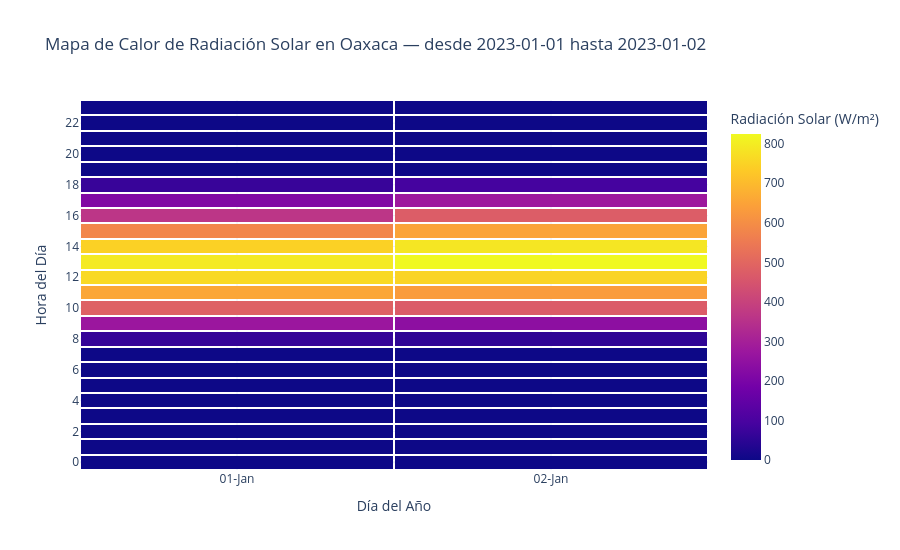

The notebook cell this image was saved under:
### Code cell
def grafica_mapa_calor_universal(estado, nombre_estado, variable="t2m_celsius", fecha_inicio=None, fecha_fin=None):
    """Genera un mapa de calor personalizable para las variables "t2m_celsius" y "ssrd_watts".
    
    Permite filtrar por rangos de fechas o graficar de forma automática todo el año si no se especifican fechas.

    Args:
        estado (xarray.Dataset): Conjunto de datos climáticos del lugar a gráficar.
        nombre_estado (str): Nombre de la entidad federativa para el título.
        variable (str, optional): Variable a graficar ("t2m_celsius" o "ssrd_watts"). Defaults to "t2m_celsius".
        fecha_inicio (str, optional): Fecha inicial en formato 'YYYY-MM-DD'. Defaults to None.
        fecha_fin (str, optional): Fecha final en formato 'YYYY-MM-DD'. Defaults to None.
    """
    if "ssrd_watts" in variable:
        titulo_var = "Radiación Solar"
        unidad = "W/m²"
        escala_colores = "Plasma"
        hover_texto = f"Radiación: %{{z:.1f}} {unidad}"
    else:
        titulo_var = "Temperatura"
        unidad = "°C"
        escala_colores = [
            [0.0, "rgb(69, 117, 180)"],  
            [0.5, "rgb(254, 224, 144)"],  
            [1.0, "rgb(215, 48, 39)"]
        ]
        hover_texto = f"Temperatura: %{{z:.1f}} {unidad}"

    promedio = estado[variable].mean(dim=["latitude", "longitude"])
    estado = promedio.to_dataframe(name="valor").reset_index()
    
    estado = aplicar_hora_local_mx(estado, nombre_estado, columna_tiempo="time")
    
    estado["Fecha"] = estado["time"].dt.strftime('%d-%b') 
    estado["Hora"] = estado["time"].dt.hour
    
    if fecha_inicio and fecha_fin:
        limite_inicio = pd.to_datetime(fecha_inicio).date()
        limite_fin = pd.to_datetime(fecha_fin).date()
        estado = estado[(estado['time'].dt.date >= limite_inicio) & (estado['time'].dt.date <= limite_fin)].copy()
        titulo_fecha = f"desde {fecha_inicio} hasta {fecha_fin}"
    elif fecha_inicio:
        limite_inicio = pd.to_datetime(fecha_inicio).date()
        estado = estado[estado['time'].dt.date >= limite_inicio].copy()
        titulo_fecha = f"desde {fecha_inicio}"
    else:
        titulo_fecha = "Año Completo (2023)"

    columna_hora = estado.pivot_table(
        index="Hora", 
        columns="Fecha", 
        values="valor", 
        aggfunc="mean"
    )
    
    columnas_ordenadas = sorted(columna_hora.columns, key=lambda x: pd.to_datetime(x + '-2023', format='%d-%b-%Y'))
    columna_hora = columna_hora[columnas_ordenadas]

    fig = go.Figure(
        go.Heatmap(
            x=columna_hora.columns,   
            y=columna_hora.index,     
            z=columna_hora.values,    
            colorscale=escala_colores,
            xgap=1 if len(columna_hora.columns) > 31 else 2, 
            ygap=2,   
            colorbar=dict(title=f"{titulo_var} ({unidad})"),
            hovertemplate=f"<b>Fecha: %{{x}}</b><br>Hora: %{{y}}:00<br>{hover_texto}<extra></extra>",
        )
    )
    
    fig.update_layout(
        title=f"Mapa de Calor de {titulo_var} en {nombre_estado} — {titulo_fecha}",
        xaxis_title="Día del Año",
        yaxis_title="Hora del Día",
        xaxis=dict(
            tickmode="auto",
            nticks=20 
        ),
        yaxis=dict(
            tickmode="linear",
            tick0=0,
            dtick=2 
        ),
        height=550, 
        template="plotly_white"
    )

    fig.show()
    return fig

fig_mayo = grafica_mapa_calor_universal(
    huajuapan, 
    "Oaxaca", 
    "ssrd_watts","2023-01-01","2023-01-02"
)

### Figure 1 — Plotly figure (JSON) as saved in the notebook; plotly's stock layout.template omitted (floating-point values rounded to 4 significant figures)
{"data": [{"colorbar": {"title": {"text": "Radiación Solar (W/m²)"}}, "colorscale": [[0, "#0d0887"], [0.1111, "#46039f"], [0.2222, "#7201a8"], [0.3333, "#9c179e"], [0.4444, "#bd3786"], [0.5556, "#d8576b"], [0.6667, "#ed7953"], [0.7778, "#fb9f3a"], [0.8889, "#fdca26"], [1, "#f0f921"]], "hovertemplate": "<b>Fecha: %{x}</b><br>Hora: %{y}:00<br>Radiación: %{z:.1f} W/m²<extra></extra>", "type": "heatmap", "x": ["01-Jan", "02-Jan"], "xgap": 2, "y": [0, 1, 2, 3, 4, 5, 6, 7, 8, 9, 10, 11, 12, 13, 14, 15, 16, 17, 18, 19, 20, 21, 22, 23], "ygap": 2, "z": [[0.0, 0.0], [0.0, 0.0], [0.0, 0.0], [0.0, 0.0], [0.0, 0.0], [0.0, 0.0], [0.0, 0.0], [0.0, 0.0], [63.7, 53.91], [272.2, 243.0], [485.5, 469.5], [655.8, 633.4], [761.7, 753.0], [795.2, 824.7], [746.2, 787.7], [581.0, 652.7], [362.4, 473.6], [215.6, 277.3], [68.92, 90.1], [0.1284, 0.2054], [0.0, 0.0], [0.0, 0.0], [0.0, 0.0], [0.0, 0.0]]}], "layout": {"height": 550, "title": {"text": "Mapa de Calor de Radiación Solar en Oaxaca — desde 2023-01-01 hasta 2023-01-02"}, "xaxis": {"nticks": 20, "tickmode": "auto", "title": {"text": "Día del Año"}}, "yaxis": {"dtick": 2, "tick0": 0, "tickmode": "linear", "title": {"text": "Hora del Día"}}}}
